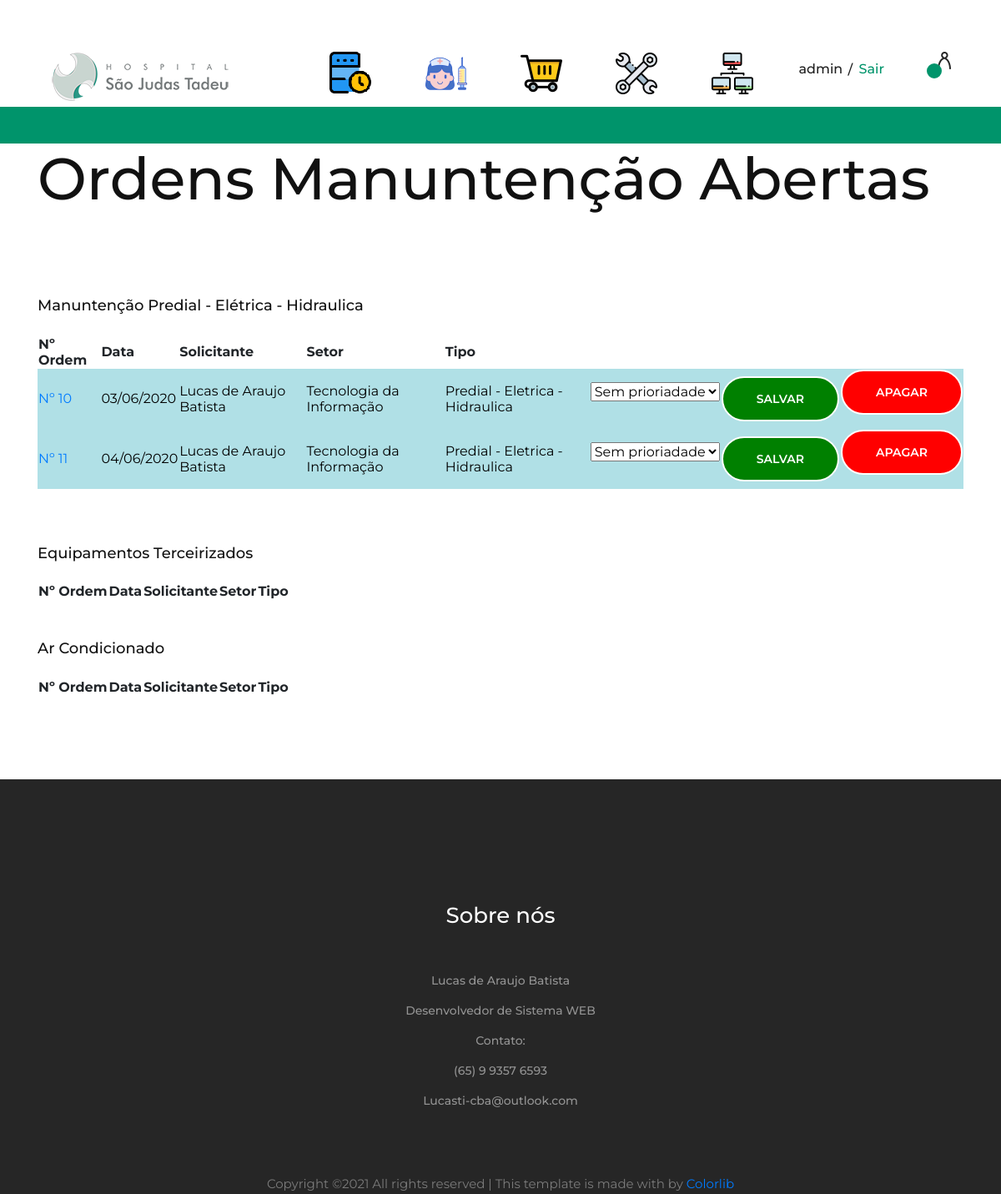
/ordemManu_a (signed in), run on the app's committed database.
### app/models.py (models this page shows)
class Ordem_Manu_predial(models.Model):
	solicitante = models.TextField(blank=False, null=False)
	user = models.IntegerField(null=False, blank=False)
	setor = models.TextField(blank=False, null=False)
	tipo = models.TextField(null=True, blank=True)
	atendente = models.TextField(blank=True, null=True)
	data_solcitada = models.TextField(blank=False, null=False)
	data_concluida = models.TextField(blank=True, null=True)
	status_ordem = models.TextField(blank=False, null=False)
	descricao = models.TextField(blank=False, null=False)
	tempo_atendimento = models.TextField(blank=True, null=True)
	laudos = models.TextField(blank=True, null=True)
	servico = models.TextField(blank=True, null=True)
	materiais = models.TextField(blank=True, null=True)
	prioridade = models.IntegerField(null=True, blank=True)
	class Meta:
		ordering = ["id"]

### app/views.py (the view)
# urls.py: path('ordemManu_a', views.ordemManu_a, name="ordemManu_a"),
@login_required(redirect_field_name='logar_usuario')
def ordemManu_a(request):
	query1 = Ordem_Manu_predial.objects.filter(status_ordem='ABERTA')
	query2 = Ordem_Manu_terceiri.objects.filter(status_ordem='ABERTA')
	query3 = Ordem_Manu_arCond.objects.filter(status_ordem='ABERTA')
	return render(request, 'ordemManu_a.html', {'title':'Ordens em Aberto', 'query1':query1, 'query2':query2, 'query3':query3   })

### templates/ordemManu_a.html (shortened to what this page needs)
{% extends 'base.html' %}
{% block content %}
    <section class="cart-total-page spad">
        <div class="container">
           <div> <h1> Ordens Manuntenção Abertas</h1></div>
           <div class="row">  <section class="features-section spad">
        <div class="features-ads">
            <div class="container"><h5> Manuntenção Predial - Elétrica - Hidraulica</h5><br>
              <table border="0">
                <tr ><th> Nº Ordem </th><th> Data</th><th> Solicitante </th><th>Setor</th><th> Tipo</th></tr>
              {% for ordem in query1 %}
              <tr   style ="
                        {% if ordem.prioridade == 1 %} color: black ; background-color: #90EE90
                        {% elif ordem.prioridade == 2 %} color: black ; background-color: #FFA07A
                        {% elif ordem.prioridade == 3 %} color: black ; background-color: #FA8072
                        {% else %} color: black; background-color: #B0E0E6;                    {% endif %}
                        "
              >
                <td>  <a href="{% url 'vis_ordemManu' ordem.id ordem.tipo %}"> Nº {{ ordem.id }} </a> </td>
                <td>  {{ ordem.data_solcitada|slice:"8:10"}}/{{ ordem.data_solcitada|slice:"5:7"}}/{{ ordem.data_solcitada|slice:"0:4"}}  </td>
                <td>  {{ ordem.solicitante }}  </td> <td> {{ ordem.setor }} </td>
                <td>  {{ ordem.tipo }}  </td>
                  {% if perms.app.change_ordem_manu_predial %}
                  <td>  <form action="{% url 'edit_pri_ordemManu' ordem.id ordem.tipo %}"  method="post">
                      <select name="prioridade" required id="id_prioridade" >
                            <option value=1>Sem prioriadade</option>
                          </select></td><td>
                    <input type="submit" style="background-color: green; color: white" class="primary-btn pc-btn" value="Salvar"> </form></td>
                {% endif %}
              {% if perms.app.delete_ordem_manu_predial %}<td>
                <form action="{% url 'del_ordemManu' ordem.id ordem.tipo %}" method="POST">
                        <input type="submit" onclick="return alertar()" style="background-color: red; color: white" class="primary-btn pc-btn" value="Apagar">
                        </form>
                   </td>
                  {% endif %}
              </tr>
              {% endfor %}
            </table>
            </div>
            </div>
              </div>
           </div>
            <div class="container"><h5> Equipamentos Terceirizados</h5><br>
              <table border="0">
                <tr ><th> Nº Ordem </th><th> Data</th><th> Solicitante </th><th>Setor</th><th> Tipo</th></tr>
            </table>
            </div>
<br><br>
            <div class="container"><h5> Ar Condicionado </h5><br>
              <table border="0">
                <tr ><th> Nº Ordem </th><th> Data</th><th> Solicitante </th><th>Setor</th><th> Tipo</th></tr>
            </table>
            </div>
    </section>
   {% endblock %}

### templates/base.html (shortened to what this page needs)
﻿<!DOCTYPE html>
<html lang="zxx">
<head>
    {% load static %}
    <link rel="stylesheet" href="{% static "css/bootstrap.min.css" %}" type="text/css">
    <link rel="stylesheet" href="{% static "css/font-awesome.min.css" %}" type="text/css">
    <link rel="stylesheet" href="{% static "css/nice-select.css" %}" type="text/css">
    <link rel="stylesheet" href="{% static "css/owl.carousel.min.css" %}" type="text/css">
    <link rel="stylesheet" href="{% static "css/magnific-popup.css" %}" type="text/css">
    <link rel="stylesheet" href="{% static "css/slicknav.min.css" %}" type="text/css">
    <link rel="stylesheet" href="{% static "css/style.css" %}" type="text/css">
</head>
<body>
    <header class="header-section">
        <div class="container-fluid">
            <div class="inner-header">
                <div class="logo">
                    <a href="{% url "index" %}"><img src="{% static "/media/logo.png" %}" alt=""></a>
                </div>
                {% if user.is_authenticated %}
                <div class="header-right">
                    <a href="{% url 'notifications' %}"><img src="{% static "img/icons/man.png" %}" alt="">
                    <span>{{ qnt_not }}</span>
                    </a>
                </div>
                {% endif %}
                <div class="user-access">
                    {% if user.is_authenticated %}
                     <a href="{% url 'dadospessoais' %}">{{ user.get_username }}</a>
                    <a href="{% url 'logout' %}" class="in">Sair</a>
                    {% endif %}
                </div>
{% if user.is_authenticated %}
                <nav class="main-menu mobile-menu">
                    <ul>
                        <li><a class="" href=""><img src="/media/icons/fila.png">      </a>
                        </li>
                        <li><a class="" href=""><img src="/media/icons/enf.png">        </a>
                        </li>
                        <li><a class="" href=""><img src="/media/icons/compra.png">        </a>
                        </li>
                        <li><a class="" href="{% url 'ordemManu_cro' %}"><img src="/media/icons/manun.png">        </a>
                        </li>
                        <li><a class=""  href="{% url 'ordemti_cro' %}"><img src="/media/icons/ti.png">                                            </a>
                        </li>
                    </ul>
                </nav>
                {% endif %}
             </div>
        </div>
        <br>
    </header>
    <div class="header-info">
        <div class="container-fluid">
            <div class="row">
                <div class="col-md-4">
                    <div class="header-item">
                    </div>
                </div>
                <div class="col-md-4 text-left text-lg-center">
                    <div class="header-item">
                    </div>
                </div>
                <div class="col-md-4 text-left text-xl-right">
                    <div class="header-item">
                </div>
                </div>
            </div>
        </div>
    </div>
    {% block content %}
    {% endblock %}
<footer class="footer-section spad">
<div class="container text-center pt-5">
                <div class="footer-widget">
                <div class="row">
                    <div class="col-lg-12 col-sm-6">
                        <div class="single-footer-widget">
                            <h4>Sobre nós</h4>
                            <ul>
                                <li>Lucas de Araujo Batista</li>
                                <li>Desenvolvedor de Sistema WEB</li>
                                <li>Contato:</li>
                                  <li>(65) 9 9357 6593</li>
                                <li>Lucasti-cba@outlook.com</li>
                                                            </ul>
                        </div>
                    </div>
                </div>
            </div>
                <p>
  Copyright &copy; All rights reserved | This template is made with  by <a href="https://colorlib.com" target="_blank">Colorlib</a>
  </p>
            </div>
    </footer>
</body>
</html>

### static/css/style.css (style rules this page uses)
html, body { height: 100%; font-family: "Montserrat", sans-serif; -webkit-font-smoothing: antialiased; font-smoothing: antialiased; background: none; }
h1, h2, h3, h4, h5, h6 { margin: 0; color: #111111; font-weight: 500; font-family: "Montserrat", sans-serif; }
h1 { font-size: 70px; }
h4 { font-size: 24px; }
h5 { font-size: 18px; }
p { font-size: 15px; color: #7b7b7b; font-weight: 400; line-height: 1.6; font-family: "Montserrat", sans-serif; margin: 0 0 15px 0; }
img { max-width: 100%; }
ul, ol { padding: 0; margin: 0; }
.spad { padding-top: 100px; padding-bottom: 100px; }
.primary-btn { color: #fff; display: inline-block; font-size: 14px; font-weight: 600; padding: 16px 40px; border: 2px solid #fff; border-radius: 50px; text-transform: uppercase; }
.header-section { height: 104px; padding-top: 38px; padding-bottom: 24px; padding-left: 45px; padding-right: 45px; }
.inner-header .logo { float: left; }
.inner-header .header-right { float: right; line-height: 30px; }
.inner-header .header-right img { display: inline-block; margin-right: 20px; cursor: pointer; }
.inner-header .header-right a { display: inline-block; position: relative; }
.inner-header .header-right a img { margin-right: 0; margin-left: 4px; }
.inner-header .header-right a span { font-size: 11px; color: #fff; width: 18px; height: 18px; border: 2px solid #00946B; background: #00946B; display: inline-block; line-height: 15px; text-align: center; border-radius: 50%; font-weight: 600; position: absolute; left: -9px; top: 14px; }
.inner-header .user-access { float: right; margin-right: 100px; }
.inner-header .user-access a { color: #1e1e1e; font-size: 16px; display: inline-block; font-weight: 500; position: relative; line-height: 42px; }
.inner-header .user-access a.in { color: #00946B; margin-left: 15px; position: relative; }
.inner-header .user-access a.in::before { position: absolute; left: -13px; top: 1px; color: #1e1e1e; content: "/"; }
.inner-header .main-menu { float: right; margin-right: 150px; }
.inner-header .main-menu ul li { display: inline-block; margin-left: 60px; position: relative; }
.inner-header .main-menu ul li a { color: #1e1e1e; font-size: 16px; display: inline-block; font-weight: 500; position: relative; line-height: 42px; }
.inner-header .main-menu ul li a:after { position: absolute; left: 0; bottom: 7px; width: 100%; height: 2px; background: #1e1e1e; content: ""; opacity: 0; -webkit-transform: all 0.3s; -webkit-transition: all 0.3s; transition: all 0.3s; }
.header-info { background: #00946B; overflow: hidden; padding: 10px 45px; }
.header-info .header-item { overflow: hidden; }
.features-section { padding-bottom: 0; }
.features-ads { padding-bottom: 67px; }
.footer-section { background: #262626; padding-bottom: 0; }
.footer-widget { margin-bottom: 40px; }
.footer-widget .single-footer-widget { margin-bottom: 30px; }
.footer-widget .single-footer-widget h4 { color: #fff; font-size: 26px; margin-bottom: 44px; }
.footer-widget .single-footer-widget ul li { color: #fff; font-size: 14px; font-weight: 500; list-style: none; line-height: 36px; opacity: 0.5; }
.cart-total-page { padding-top: 0; }
@media only screen and (min-width: 1200px) and (max-width: 1340px) { .inner-header .user-access { margin-right: 60px; } }
@media only screen and (min-width: 1200px) and (max-width: 1340px) { .inner-header .main-menu { margin-right: 55px; } }

### data on the page
Ordem_Manu_predial: id "10", data_solcitada "03", data_solcitada "06", data_solcitada "2020", solicitante "Lucas de Araujo Batista", setor "Tecnologia da Informação", tipo "Predial - Eletrica - Hidraulica"
Ordem_Manu_predial: id "11", data_solcitada "04", data_solcitada "06", data_solcitada "2020", solicitante "Lucas de Araujo Batista", setor "Tecnologia da Informação", tipo "Predial - Eletrica - Hidraulica"

### other printed values
{{ user.get_username }} "admin"
